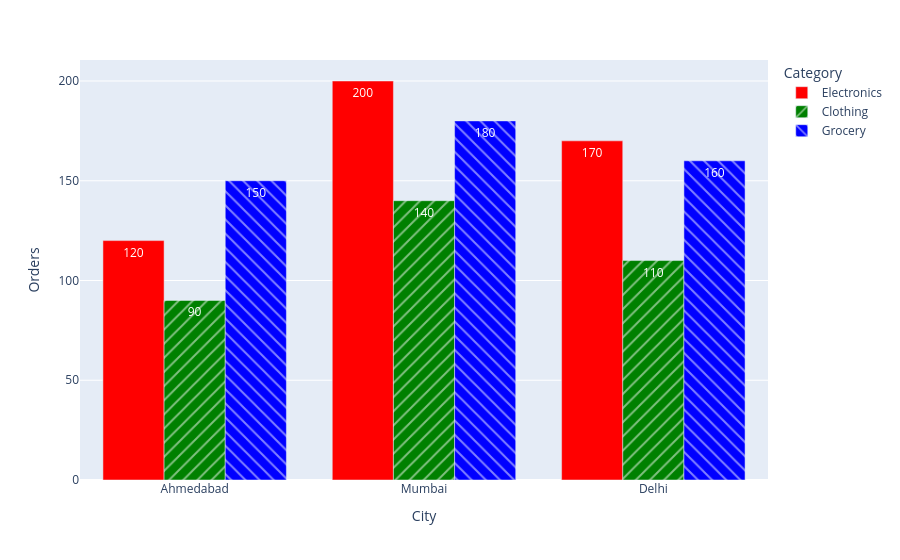

Source (notebook cell):
### Markdown cell above
# 4. you are given order data across different cities and product categories.

1. Create a DataFrame df_orders containing:

City names

Product categories

Number of orders

2. Visualize the data such that:

Each city is represented along the horizontal direction

Order counts are shown vertically

Different product categories are distinguished using colors

Bars belonging to the same city appear side-by-side (not stacked)

Each bar also has a unique pattern style based on category

Exact order values are displayed on the bars

When hovering, additional category information is visible

The chart has a proper title and a wider rectangular layout

Use a fixed set of three distinct colors

### Code cell
import pandas as pd
import plotly.express as px
import plotly.io as pio
pio.renderers.default="notebook"
df_orders = pd.DataFrame({
    "City": ["Ahmedabad", "Ahmedabad", "Ahmedabad",
             "Mumbai", "Mumbai", "Mumbai",
             "Delhi", "Delhi", "Delhi"],
    "Category": ["Electronics", "Clothing", "Grocery",
                 "Electronics", "Clothing", "Grocery",
                 "Electronics", "Clothing", "Grocery"],
    "Orders": [120, 90, 150, 200, 140, 180, 170, 110, 160]
})
px.bar(data_frame=df_orders,x="City",y="Orders",color= "Category",barmode="group",
        text_auto=True,hover_data=[ "Category"],pattern_shape= "Category",
       color_discrete_sequence=["red","green","blue"])

### Figure 1 — Plotly figure (JSON) as saved in the notebook; plotly's stock layout.template omitted (floating-point values rounded to 4 significant figures)
{"data": [{"alignmentgroup": "True", "customdata": [["Electronics"], ["Electronics"], ["Electronics"]], "hovertemplate": "Category=%{customdata[0]}<br>City=%{x}<br>Orders=%{y}<extra></extra>", "legendgroup": "Electronics", "marker": {"color": "red", "pattern": {"shape": ""}}, "name": "Electronics", "offsetgroup": "Electronics", "orientation": "v", "showlegend": true, "textposition": "auto", "texttemplate": "%{y}", "type": "bar", "x": ["Ahmedabad", "Mumbai", "Delhi"], "xaxis": "x", "y": [120, 200, 170], "yaxis": "y"}, {"alignmentgroup": "True", "customdata": [["Clothing"], ["Clothing"], ["Clothing"]], "hovertemplate": "Category=%{customdata[0]}<br>City=%{x}<br>Orders=%{y}<extra></extra>", "legendgroup": "Clothing", "marker": {"color": "green", "pattern": {"shape": "/"}}, "name": "Clothing", "offsetgroup": "Clothing", "orientation": "v", "showlegend": true, "textposition": "auto", "texttemplate": "%{y}", "type": "bar", "x": ["Ahmedabad", "Mumbai", "Delhi"], "xaxis": "x", "y": [90, 140, 110], "yaxis": "y"}, {"alignmentgroup": "True", "customdata": [["Grocery"], ["Grocery"], ["Grocery"]], "hovertemplate": "Category=%{customdata[0]}<br>City=%{x}<br>Orders=%{y}<extra></extra>", "legendgroup": "Grocery", "marker": {"color": "blue", "pattern": {"shape": "\\"}}, "name": "Grocery", "offsetgroup": "Grocery", "orientation": "v", "showlegend": true, "textposition": "auto", "texttemplate": "%{y}", "type": "bar", "x": ["Ahmedabad", "Mumbai", "Delhi"], "xaxis": "x", "y": [150, 180, 160], "yaxis": "y"}], "layout": {"barmode": "group", "legend": {"title": {"text": "Category"}, "tracegroupgap": 0}, "margin": {"t": 60}, "xaxis": {"anchor": "y", "domain": [0, 1], "title": {"text": "City"}}, "yaxis": {"anchor": "x", "domain": [0, 1], "title": {"text": "Orders"}}}}
